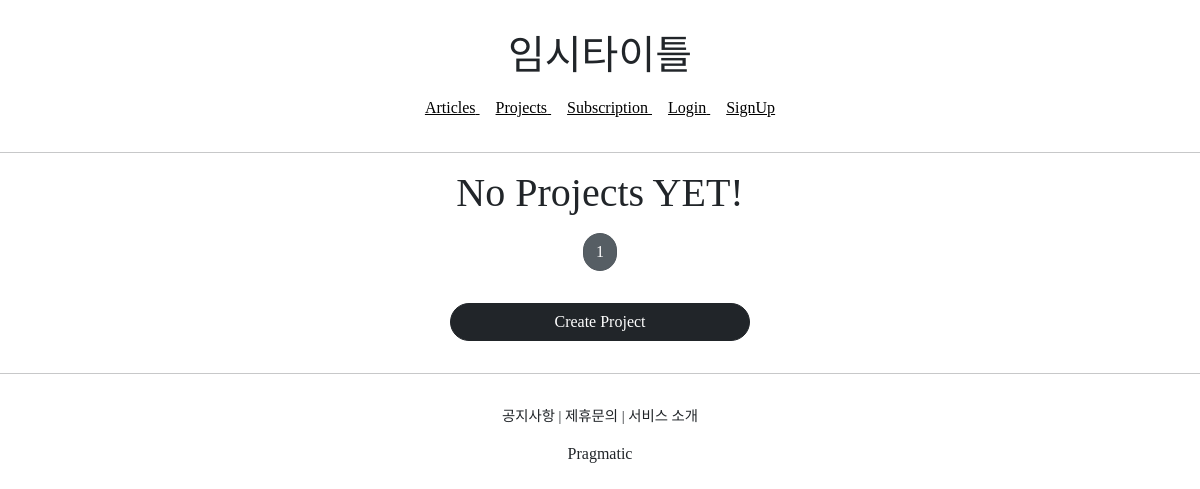
Before: /projects/list/ with the older database file.
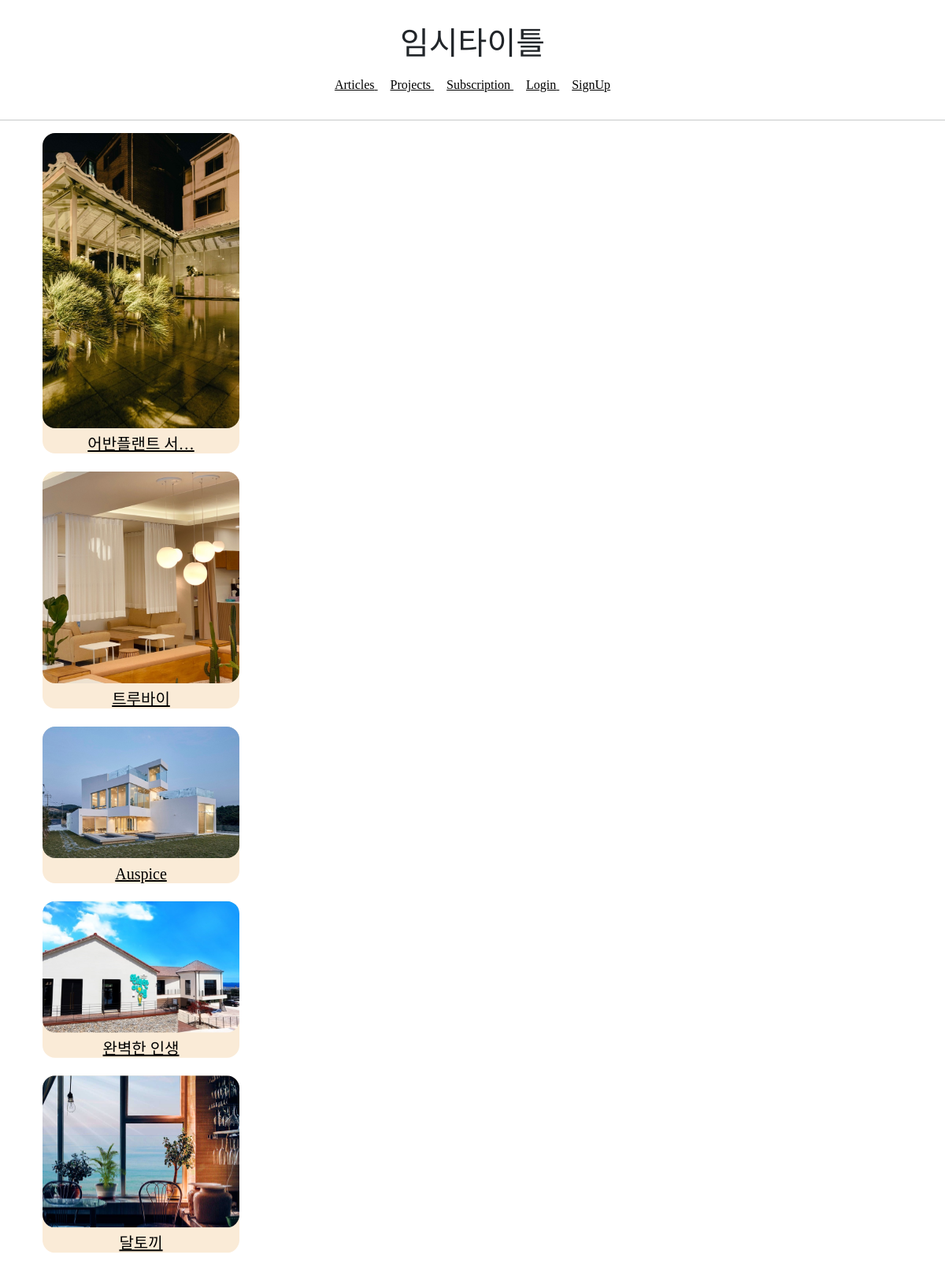
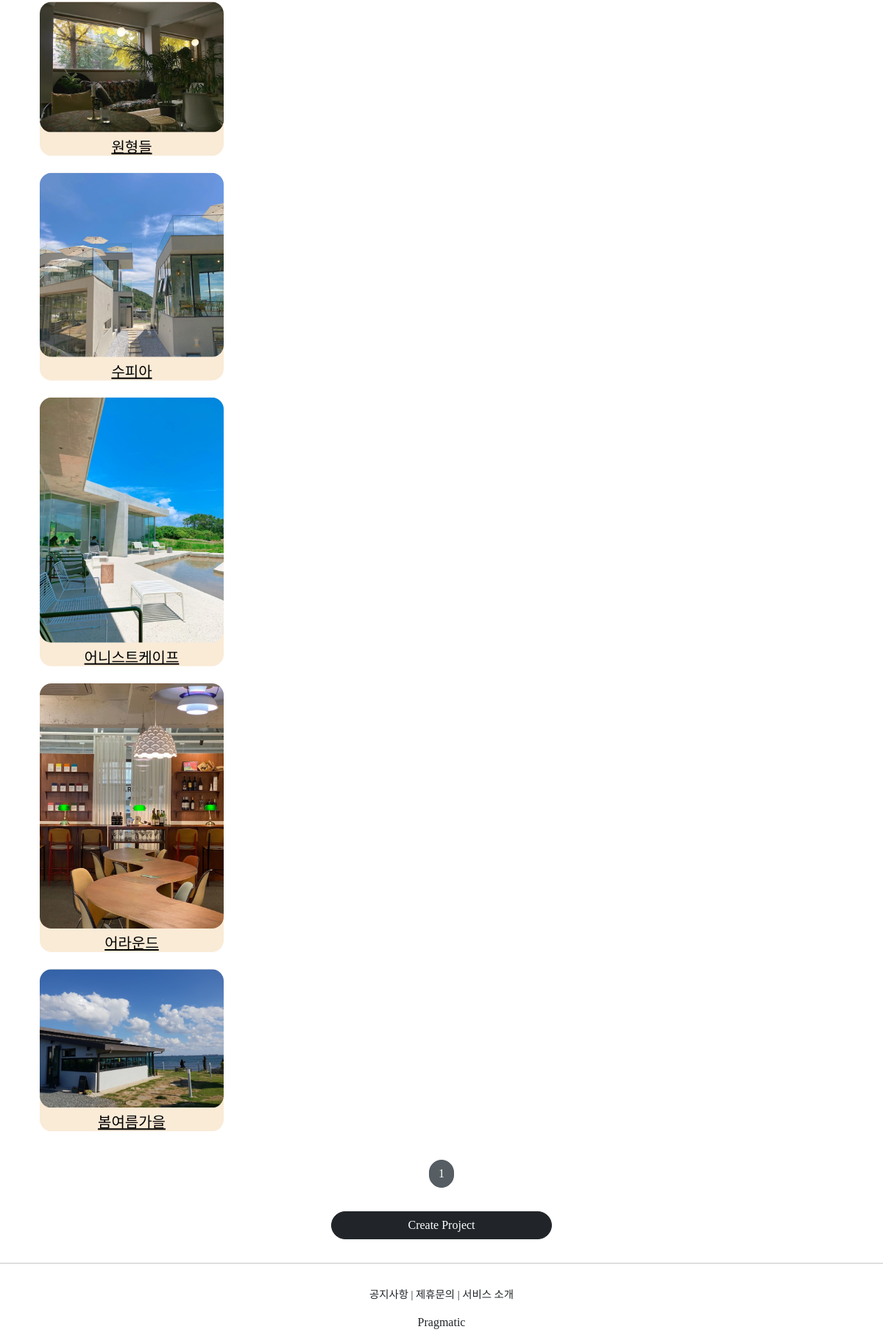
After: the same page with the newer database file (2 pictures, top to bottom).
### projectapp/models.py (models this page shows, shortened)
class Project(models.Model):
    image = models.ImageField(upload_to='project/', null=False)
    title = models.CharField(max_length=20, null=False)
    description = models.CharField(max_length=200, null=True)
    created_at = models.DateTimeField(auto_now=True)

### projectapp/views.py (the view)
# urls.py: path('list/', ProjectListView.as_view(), name='list'),
class ProjectListView(ListView):
    model = Project
    context_object_name = 'project_list'
    template_name = 'projectapp/list.html'
    paginate_by = 25

### projectapp/templates/projectapp/list.html (shortened to what this page needs)
{% extends 'base.html' %}
{% load static %}
{% block content %}
{% if project_list %}
<div class="container">
    {% for project in project_list %}
    <a href="{% url 'projectapp:detail' pk=project.pk%}">
        {% include 'snippets/card_project.html' with project=project %}
    </a>
    {% endfor %}
  </div>
{% else %}
<div style="text-align: center;">
    <h1>No Projects YET!</h1>
</div>
{% endif%}
<div>
{% include 'snippets/pagenation.html' with page_obj=page_obj %}
</div>
  <div style="text-align: center;">
      <a href="{% url 'projectapp:create' %}" class="btn btn-dark rounded-pill col-3 mt-3 mb-3">
          Create Project
      </a>
  </div>
{% endblock %}

### templates/base.html (shortened to what this page needs)
<!DOCTYPE html>
<html lang="ko">
{% include 'head.html' %}
<body style="font-family:'NanumSquareR';">
    {% include 'header1.html' %}
    <hr>
    {% block content %}
    {% endblock %}
    <hr>
    {% include 'footer.html' %}
</body>
</html>

### templates/head.html (shortened to what this page needs)
{% load static %}
<head>
    <link href="https://cdn.jsdelivr.net/npm/bootstrap@5.1.3/dist/css/bootstrap.min.css"
          rel="stylesheet">
    <link rel="stylesheet" type="text/css" href="{% static 'base.css' %}">
</head>

### templates/header1.html (shortened to what this page needs)
    <div class="pragmatic_header">
        <div>
            <h1 class="pragmatic_logo">임시타이틀</h1>
        </div>
        <div class="pragmatic_header_navbar">
            <a href="{% url 'articleapp:list' %}" class="prgmatic_header_nav">
                <span>Articles</span>
            </a>
            <a href="{% url 'projectapp:list' %}" class="prgmatic_header_nav">
                <span>Projects</span>
            </a>
            <a href="{% url 'subscribeapp:list' %}" class="prgmatic_header_nav">
                <span>Subscription</span>
            </a>
            {% if not user.is_authenticated %}
            <a href="{% url 'accountapp:login' %}?next = {{ request.path }}" class="prgmatic_header_nav">
                <span>Login</span>
            </a>
                <a href="{% url 'accountapp:create' %}" class="prgmatic_header_nav">
                <span>SignUp</span>
            </a>
            {% endif %}
        </div>
    </div>

### templates/snippets/card_project.html
<div style="display: block; text-align: center">
    <img src="{{ project.image.url }}" alt="">
    <h5 class="mt-2" style="font-family: 'NanumSquareB';">
        {{ project.title | truncatechars:8 }}
    </h5>
</div>

### templates/snippets/pagenation.html (shortened to what this page needs)
<div style="text-align: center; margin: 1rem 0;">
        <a href= "{% url 'articleapp:list' %}?page={{ page_obj.number }}"
           class="btn btn-secondary rounded-pill active">
        {{ page_obj.number }}
        </a>
</div>

### templates/footer.html
    <div class="pragmatic_footer">
        <div class="pragmatic_footer_button">
            <span>공지사항</span> |
            <span>제휴문의</span> |
            <span>서비스 소개</span>
        </div>
        <div style="margin-top: 1rem;">
            <h6 class="pragmatic_logo">Pragmatic</h6>
        </div>
    </div>

### static/base.css (style rules this page uses)
.pragmatic_logo { font-family: 'Lobster', cursive; }
.pragmatic_footer_button { font-size: .9rem; }
.pragmatic_footer { text-align:center; margin-top: 2rem; }
.pragmatic_header { text-align:center; margin: 2rem 0; }
a { color: black; }
.prgmatic_header_nav { margin: 0 0.5rem; }
.pragmatic_header_navbar { margin: 1rem 0; }

### projectapp/templates/projectapp/list.html (style rules this page uses)
.container div { width: 250px; background-color: antiquewhite; display: flex; justify-content: center; align-items: center; border-radius: 1rem; }
.container img { width: 100%; border-radius: 1rem; }

Changed rows visible on the page:
added Project: image (picture), title "어반플랜트 서…"
added Project: image (picture), title "트루바이"
added Project: image (picture), title "Auspice"
added Project: image (picture), title "완벽한 인생"
added Project: image (picture), title "달토끼"
added Project: image (picture), title "원형들"
added Project: image (picture), title "수피아"
added Project: image (picture), title "어니스트케이프"
added Project: image (picture), title "어라운드"
added Project: image (picture), title "봄여름가을"
Other visible differences:
text no longer shown: "No Projects YET!"
